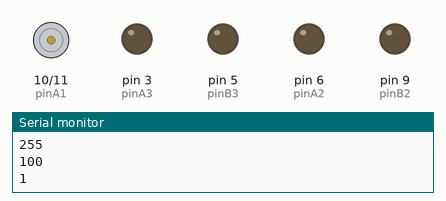
Recording of a sketch running on a simulated Arduino Uno, built with avr-gcc and run on an emulated ATmega328P. Parts: motor-driver pin pairs drawn as motors (green arrow = first pin HIGH = forward, orange = second pin HIGH = backward, longer = more drive), output pins drawn as LEDs (lit = HIGH), the last lines printed to the serial monitor.

Above: at 0.1 s.
At 19.19 s:
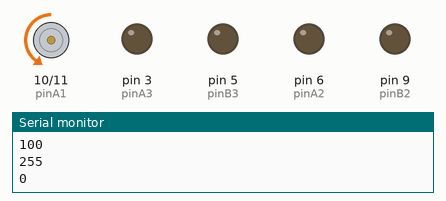
At 39.71 s:
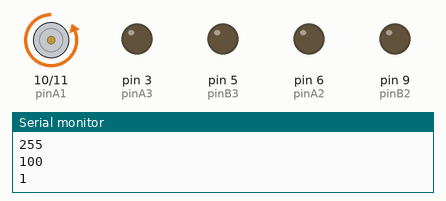
Timing chart, 0 to 40.0 s (numbered marks = the images above):
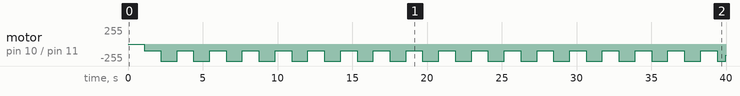

The sketch:

threeMotors.ino
```cpp
//THREE MOTOR DRIVER (BIDIRECTIONAL)

//LOGIC TABLE
//  A    B   EFFECT
// LOW  LOW   SLOW
// HIGH LOW   CW
// LOW  HIGH  CCW
// HIGH HIGH  !SHORT CIRCUIT! DON'T LET THIS HAPPEN EVER

//define PWM pins -- these are the 6 PWM pins on the arduino uno
int pinA1 = 10;
int pinB1 = 11;
int pinA2 = 6;
int pinB2 = 9;
int pinA3 = 3;
int pinB3 = 5;
int motors[][2] = { //M1, CW AKA 0 AND 1
{pinA1, pinB1},
{pinA2, pinB2},
{pinA3, pinB3}
};
//DIR
int CW = 1;
int ACW = 0;
//MOTORS
int M1 = 0;
int M2 = 1;
int M3 = 2;

void setup() {
  Serial.begin(9600);
  //define all PWM pins as OUTPUT
  pinMode(pinB1,OUTPUT);
  pinMode(pinA1,OUTPUT);
  pinMode(pinB2,OUTPUT);
  pinMode(pinA2,OUTPUT);
  pinMode(pinB3,OUTPUT);
  pinMode(pinA3,OUTPUT);
  //set all PWM pins to LOW
  for(int i = 0; i < 3; i++) {
    slow(i, 1);
  }
}

void loop() {

  ramp(M1, 2000, CW, 255, 100);
  ramp(M1, 2000, CW, 100, 255);

  //ramp(M1, 2000, CW, 0, 255);
  //delay(3000);
//  slow(M1, 1000);
}

void slow(int motor, int time) {
  digitalWrite(motors[motor][0], LOW);
  digitalWrite(motors[motor][1], LOW);
  delay(time);
}


void ramp(int motor, int time, int dir, int startSpeed, int finalSpeed) {
  Serial.println(startSpeed);//255
  Serial.println(finalSpeed);//200
  startSpeed = validateSpeed(startSpeed);//255
  finalSpeed = validateSpeed(finalSpeed);//200
  Serial.println(startSpeed);//
  Serial.println(finalSpeed);//
  if (time < 255) { //time is 2000
    time = 255;
  } //time is still 2000
  int ramp = getRampType(startSpeed, finalSpeed); //input 255, 200, RAMP is 1
  //great shit works ^^^^^^

  if (ramp == 0) { //NOPE
    //Serial.println("UP");
    for (int i = startSpeed; i <= finalSpeed; i++) {
      analogWrite(motors[motor][dir], i);
      delay(floor(time/255)); //2000/255 floor dat shit
    }
  } else { //YEH THIS ONE
    //Serial.println("DOWN");
    for (int i = startSpeed; i >= finalSpeed; i--) { //from 255 to 200, i--
      analogWrite(motors[motor][dir], i); //M1, CW, i ----- ON PIN B1 WRITE PWM "i"
      delay(floor(time/255));
    }
  }
}

int validateSpeed(int val) {
  if (val < 0) {
    return 0;
  } else if (val > 255) {
    return 255;
  } else {
    return val;
  }
}

int getRampType(int startSpeed, int finalSpeed) { //we input 255, 200
  if (startSpeed < finalSpeed) { //255 < 200 NOPE
    Serial.println("0");
    return 0;
  } else { //YEH THIS ONE
    Serial.println("1");
    return 1;
  }
}
```

Measured:
- by itself, motor on pin 10 (pinA1) / pin 11 (pinB1): stopped → backward 100/255 at 1.1 s, → backward 255/255 1.1 s later, → backward 100/255 1.1 s later, → backward 255/255 1.1 s later, … (37 changes in this stretch)
